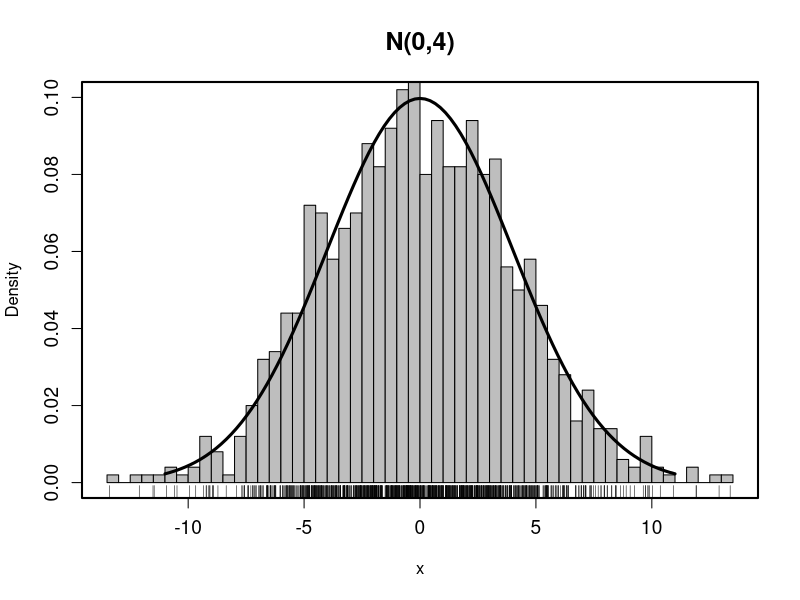

Here is the R script that generated this plot:
#Exercicio A
sim.norm<-function(n,m,std){
  x<-vector()
  y<-vector()
  for (i in 1:n){
  ome=2*pi*runif(1,0,1)
  R=sqrt(-2*log(runif(1,0,1)))
  x=c(x,R*cos(ome))
  y=c(y,R*sin(ome))
  }
  x=x*std+m
  y=y*std+m
  return(list(x,y))
}

#Exercicio B
set.seed(123)
l=sim.norm(1000,0,4)  #list with the first element x and the second y
x=unlist(l[1])
y=unlist(l[2])

#Exercicio C
hist(x,freq=F,main="N(0,4)",ylim=c(0,0.1),xlab="x",col="grey",cex.main=1.5,cex.axis=1.15,
     breaks=50); rug(x)
curve(dnorm(x,0,4),add=T,lwd=3,lty=1,
      from=-11,to=11)
# drawing a box around the plot
box(lwd=2)

